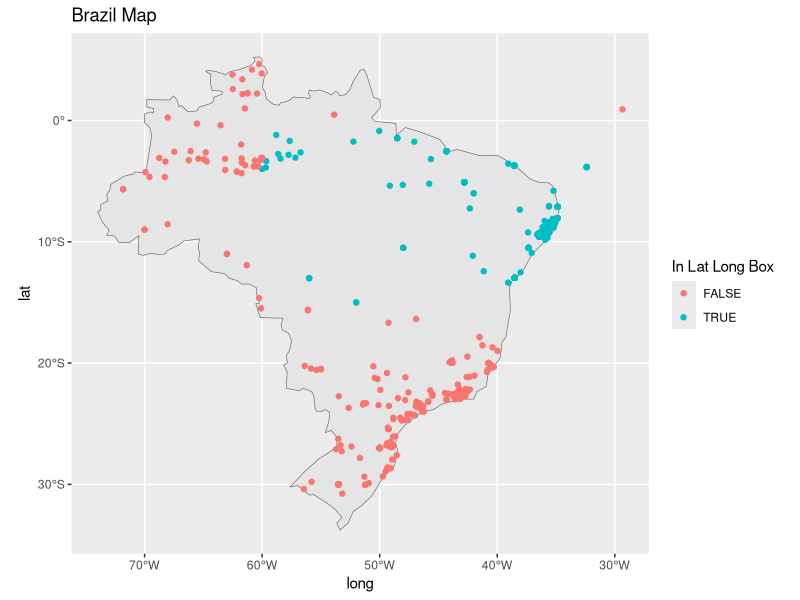

Here is the R script that generated this plot:
## ---- chunk 1
knitr::opts_chunk$set(echo = TRUE)
## ---- chunk 2

library(tidyverse)
library(here)
library(rnaturalearth)

## ---- chunk 3
brazil_clean <- read_csv(file = here("clean_data","Brazil.csv"))
head(brazil_clean)
## ---- chunk 4
bounds <- read_csv(file = here("data","region_boxes_csv.csv"))
in_reg <- function(latitude,longitude,region_name){
  reg <- bounds %>%
    filter(Region == region_name)
  in_box <- (latitude<=reg$Lat_max & latitude>=reg$Lat_min
                    &longitude<=reg$Lng_max & longitude>=reg$Lng_min)
  return(in_box)
}
new_any <- function(vec){
  resy <- NA
  for (i in vec){
    if (is.na(i)){
      
    }
    else if (i==TRUE) {
      return(TRUE)
    }
    else{
      resy <- FALSE
    }
  }
  return(resy)
}
## ---- chunk 5

braz_map <- ne_countries(country = "Brazil",
                         returnclass = "sf")
brazil_clean %>%
  rowwise() %>%
  mutate(in_the_box = in_reg(lat,long,region),
         `Dis No` = as_factor(`Dis No`),
         `Start Month` = as.numeric(`Start Month`)) %>%
  drop_na(lat) %>%
ggplot()+
  geom_sf(data = braz_map)+
   geom_point(mapping = aes(y = lat, x = long, color = in_the_box))+
  labs(title = "Brazil Map",
       color = "In Lat Long Box")

  


## ---- chunk 6
